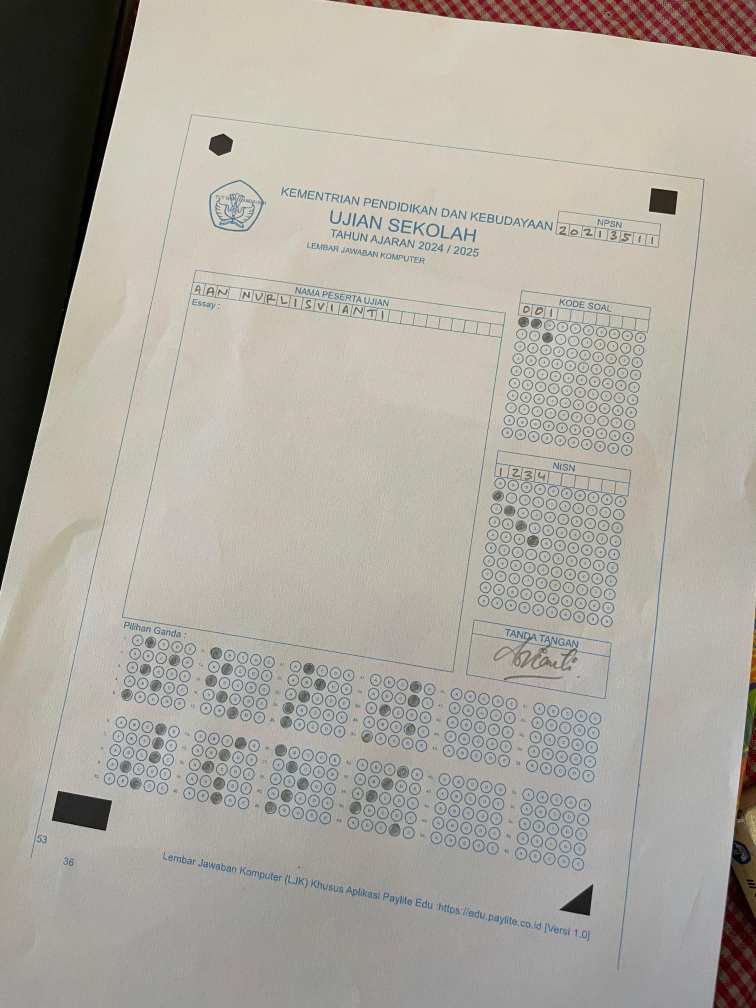
#> input picture reader/ljk_miring.jpg, 3024 x 4032 px (shown at 1/4 size)
$ python manual_perspektif.py
#> lines starting #> are read from the running program, lines starting #| are printed output that depends on the picture
import cv2
import numpy as np

# --- CONFIG ---
total_soal = 40
kunci_jawaban = [
    'B', 'D', 'B', 'C', 'A', 'D', 'D', 'D', 'B', 'C',
    'A', 'B', 'A', 'B', 'C', 'D', 'C', 'B', 'C', 'C',
    'B', 'C', 'B', 'A', 'A', 'A', 'B', 'C', 'B', 'A',
    'D', 'D', 'B', 'D', 'A', 'D', 'C', 'B', 'A', 'D'
    ]
preview_max_width = 400  # Lebar maksimum saat preview (biar nggak kegedean di layar)
output_width, output_height = 250, 400  # Ukuran hasil crop

# --- LOAD GAMBAR ---
original = cv2.imread('./ljk_miring.jpg')
#> original is the input picture: shape (4032, 3024, 3); mean B, G, R 158.2, 166.9, 170.8
# original = cv2.imread('./ljk_miring2.jpg')
# original = cv2.imread('../omr-doni/LJK_Paylite_Edu_v21s.jpg')
if original is None:
    print("Gambar tidak ditemukan!")
    exit()

# Hitung rasio scaling preview
h, w = original.shape[:2]
#> h = 4032; w = 3024
scale = preview_max_width / w if w > preview_max_width else 1.0
#> scale = 0.132
preview = cv2.resize(original, (int(w * scale), int(h * scale)))
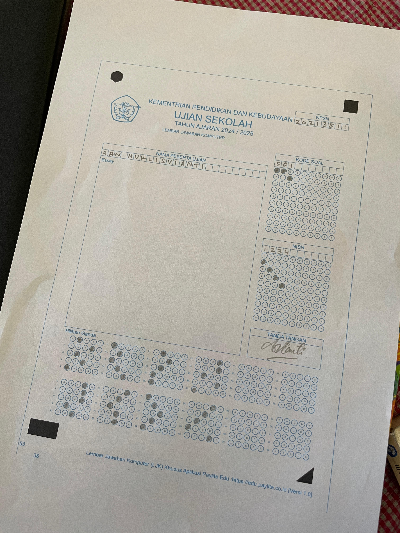
#> preview: shape (533, 400, 3); mean B, G, R 158.1, 166.7, 170.6

# --- PILIH TITIK MANUAL DI GAMBAR YANG DIRESIZE ---
points = []

def click_event(event, x, y, flags, param):
    if event == cv2.EVENT_LBUTTONDOWN and len(points) < 4:
        cv2.circle(preview, (x, y), 5, (0, 255, 0), -1)
        cv2.imshow("Klik 4 titik: kiri atas, kanan atas, kanan bawah, dan kiri bawah", preview)
        # Simpan titik dalam skala asli (supaya crop akurat)
        real_x = int(x / scale)
        real_y = int(y / scale)
        points.append((real_x, real_y))

cv2.imshow("Klik 4 titik: kiri atas, kanan atas, kanan bawah, dan kiri bawah", preview)
cv2.namedWindow("Klik 4 titik: kiri atas, kanan atas, kanan bawah, dan kiri bawah", cv2.WINDOW_NORMAL)
cv2.resizeWindow("Klik 4 titik: kiri atas, kanan atas, kanan bawah, dan kiri bawah", preview_max_width, int(h * scale))
cv2.setMouseCallback("Klik 4 titik: kiri atas, kanan atas, kanan bawah, dan kiri bawah", click_event)

print("Klik 4 titik: kiri atas → kanan atas → kanan bawah → kiri bawah...")

# Tunggu klik titik
while True:
    if len(points) == 4:
        break
    if cv2.waitKey(1) & 0xFF == 27:  # ESC
#> (key Esc is pressed here)
        break

cv2.destroyAllWindows()

if len(points) != 4:
    print("Kamu belum klik 4 titik.")
    exit()
#> (the program exits here)

$ run again, with reader/ljk_miring2.jpg copied over reader/ljk_miring.jpg
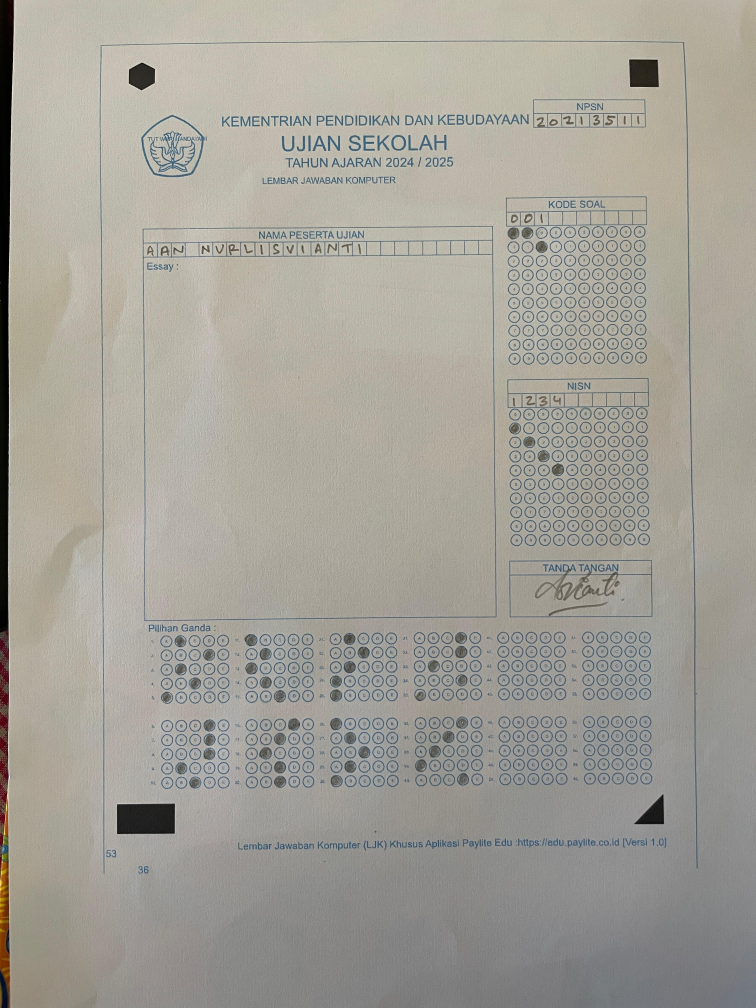
#> input picture reader/ljk_miring2.jpg, 3024 x 4032 px (shown at 1/4 size)
#> original is the input picture: shape (4032, 3024, 3); mean B, G, R 152.4, 160.8, 163.6
#> `preview = cv2.resize(original, (int(w * scale), int(h * scale)))`:
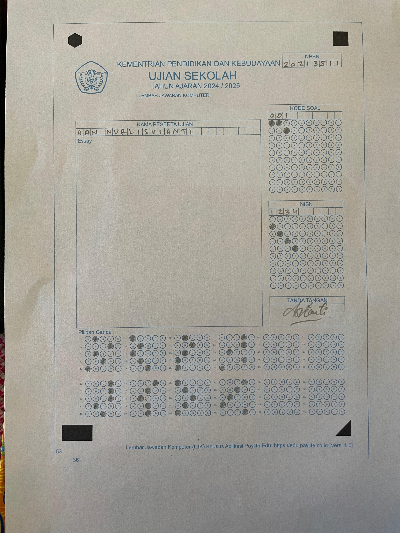
#> preview: shape (533, 400, 3); mean B, G, R 152.3, 160.7, 163.6
